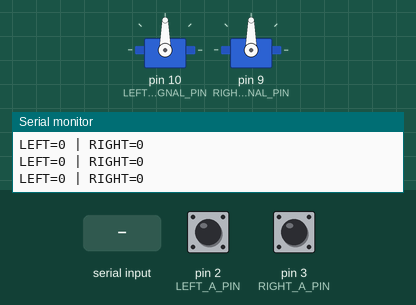
A sketch run on a simulated Arduino Uno, built with avr-gcc and run on an emulated ATmega328P. Parts: 2 × servo, the last lines printed to the serial monitor. Inputs (shaded band) come from the test bench; at power-on: pin 2 (LEFT_A_PIN) HIGH, pin 3 (RIGHT_A_PIN) HIGH.

Above: at 6.2 s.
6.3 s: "lp\n" received over Serial
At 7.3 s:
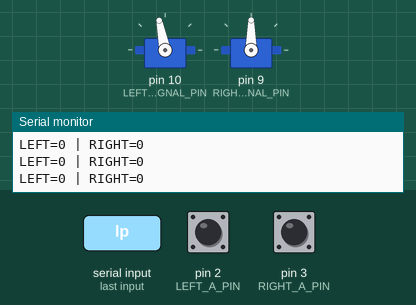
7.8 s: "ln\n" received over Serial
At 8.4 s:
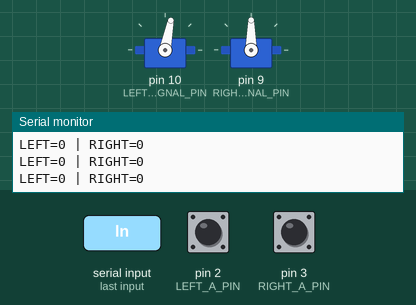
9.3 s: "rp\n" received over Serial
At 9.6 s:
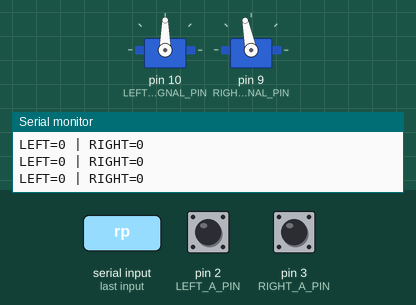
10.8 s: "rn\n" received over Serial
At 11.9 s:
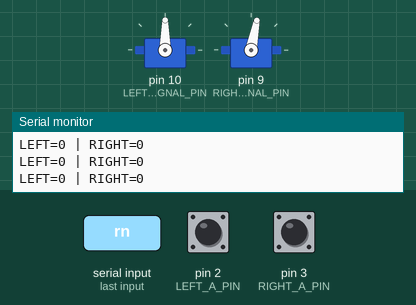
12.3 s: "s\n" received over Serial
At 13.1 s:
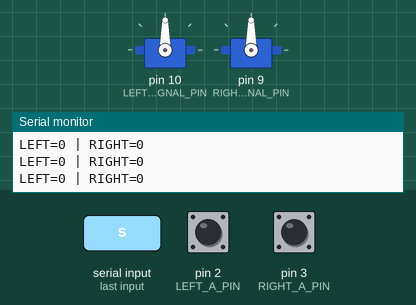
Timing chart, 0 to 14.8 s (numbered marks = the images above; inputs shaded):
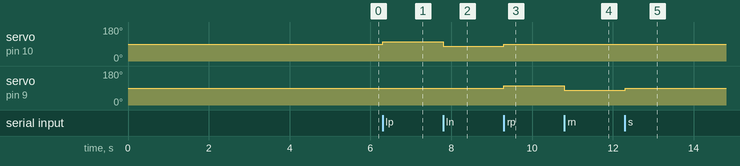

The sketch:

encoder_calibration.ino
```cpp
#include <Servo.h>

Servo leftSignal;
Servo rightSignal;

const int LEFT_SIGNAL_PIN  = 10;
const int RIGHT_SIGNAL_PIN = 9;

const int LEFT_A_PIN  = 2;
const int LEFT_B_PIN  = 4;
const int RIGHT_A_PIN = 3;
const int RIGHT_B_PIN = 5;

const int STOP_US = 1500;
const int SLOW_POS_US = 1560;
const int SLOW_NEG_US = 1440;

volatile long leftCount = 0;
volatile long rightCount = 0;

unsigned long lastPrint = 0;

void leftEncoderISR()
{
  bool a = digitalRead(LEFT_A_PIN);
  bool b = digitalRead(LEFT_B_PIN);
  if (a == b) {
    leftCount++;
  } else {
    leftCount--;
  }
}

void rightEncoderISR()
{
  bool a = digitalRead(RIGHT_A_PIN);
  bool b = digitalRead(RIGHT_B_PIN);
  if (a == b) {
    rightCount++;
  } else {
    rightCount--;
  }
}

void stopMotors()
{
  leftSignal.writeMicroseconds(STOP_US);
  rightSignal.writeMicroseconds(STOP_US);
}

void zeroCounts()
{
  noInterrupts();
  leftCount = 0;
  rightCount = 0;
  interrupts();
}

void setup()
{
  Serial.begin(115200);

  pinMode(LEFT_A_PIN, INPUT_PULLUP);
  pinMode(LEFT_B_PIN, INPUT_PULLUP);
  pinMode(RIGHT_A_PIN, INPUT_PULLUP);
  pinMode(RIGHT_B_PIN, INPUT_PULLUP);

  attachInterrupt(digitalPinToInterrupt(LEFT_A_PIN), leftEncoderISR, CHANGE);
  attachInterrupt(digitalPinToInterrupt(RIGHT_A_PIN), rightEncoderISR, CHANGE);

  leftSignal.attach(LEFT_SIGNAL_PIN, 1000, 2000);
  rightSignal.attach(RIGHT_SIGNAL_PIN, 1000, 2000);
  stopMotors();

  delay(5000);

  Serial.println("LionBot encoder calibration");
  Serial.println("Commands: lp ln rp rn s z");
  Serial.println("lp/ln = left +/- slow, rp/rn = right +/- slow");
  Serial.println("s = stop, z = zero counts");
}

void loop()
{
  if (Serial.available()) {
    String cmd = Serial.readStringUntil('\n');
    cmd.trim();

    if (cmd == "lp") {
      stopMotors();
      leftSignal.writeMicroseconds(SLOW_POS_US);
    } else if (cmd == "ln") {
      stopMotors();
      leftSignal.writeMicroseconds(SLOW_NEG_US);
    } else if (cmd == "rp") {
      stopMotors();
      rightSignal.writeMicroseconds(SLOW_POS_US);
    } else if (cmd == "rn") {
      stopMotors();
      rightSignal.writeMicroseconds(SLOW_NEG_US);
    } else if (cmd == "s") {
      stopMotors();
    } else if (cmd == "z") {
      stopMotors();
      zeroCounts();
    }
  }

  if (millis() - lastPrint >= 250) {
    lastPrint = millis();

    noInterrupts();
    long left = leftCount;
    long right = rightCount;
    interrupts();

    Serial.print("LEFT=");
    Serial.print(left);
    Serial.print(" | RIGHT=");
    Serial.println(right);
  }
}
```

Measured:
- after the input at 6.3 s, servo on pin 10 (LEFT_SIGNAL_PIN): 90° → 101° at once
- after the input at 7.8 s, servo on pin 10 (LEFT_SIGNAL_PIN): 101° → 79° at once
- after the input at 9.3 s, servo on pin 10 (LEFT_SIGNAL_PIN): 79° → 90° at once; servo on pin 9 (RIGHT_SIGNAL_PIN): 90° → 101° at once
- after the input at 10.8 s, servo on pin 9 (RIGHT_SIGNAL_PIN): 101° → 79° at once
- after the input at 12.3 s, servo on pin 9 (RIGHT_SIGNAL_PIN): 79° → 90° at once
